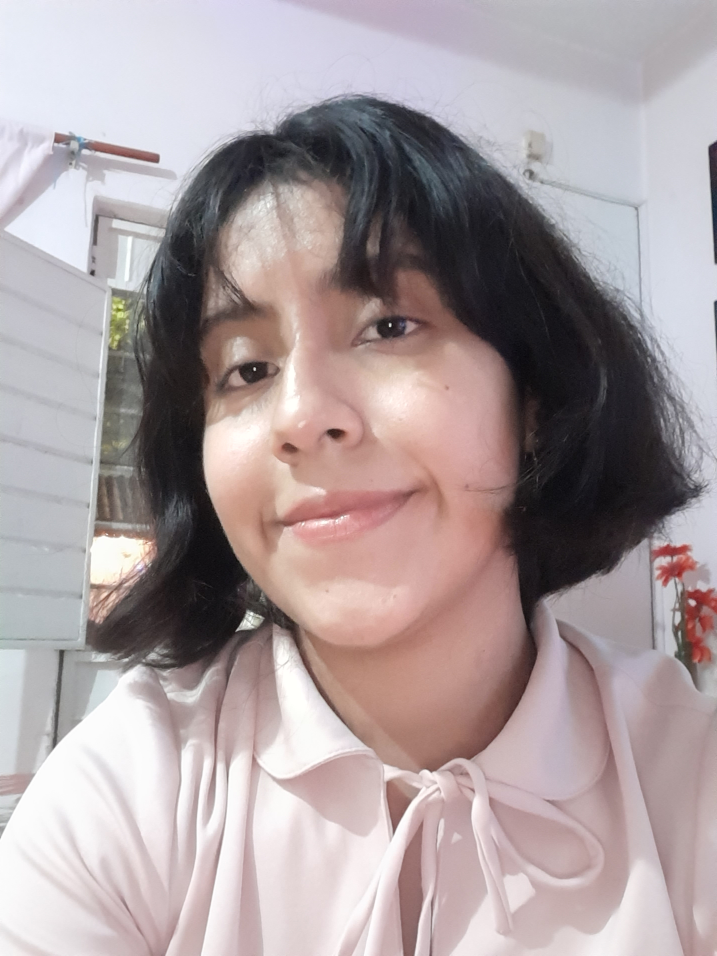
#> input picture Imagen/20221231_210246.jpg, 2868 x 3824 px, found by its file name (shown at 1/4 size); its folder holds only this picture in this run
$ python extractiong_face.py
#> lines starting #> are read from the running program, lines starting #| are printed output that depends on the picture
import cv2
import os

imagesPath = r"C:\Users\pukia\Documents\cuatri8\IA\FaceProject\Imagen"

if not os.path.exists("../faces"):
    os.makedirs("../faces")
    print("NC: faces")

#DEtectir de face

faceClassif = cv2.CascadeClassifier(cv2.data.haarcascades + "haarcascade_frontalface_default.xml")

count = 0
for imageName in os.listdir(imagesPath):
    print(imageName)
    image = cv2.imread(imagesPath + "/" + imageName)
#> image is the input picture: shape (3824, 2868, 3); mean B, G, R 158.5, 156.7, 169.4
    faces = faceClassif.detectMultiScale(image, 1.1, 5)
#> faces = [[119, 372, 713, 713], [472, 773, 1625, 1625]]
    for (x, y, w, h) in faces:
        cv2.rectangle(image, (x, y), (x + w, y + h), (0, 0, 255), 2)
        face = image[y:y + h, x:x + w]
        face = cv2.resize(face, (224, 224))
        cv2.imwrite("faces/" + str(count) + ".jpg", face)
        count += 1
#> this loop made 2 passes
#> (x, y, w, h, count) on passes 1 to 2: (119, 372, 713, 713, 1), (472, 773, 1625, 1625, 2)
#> pass 1, `face = image[y:y + h, x:x + w]`:
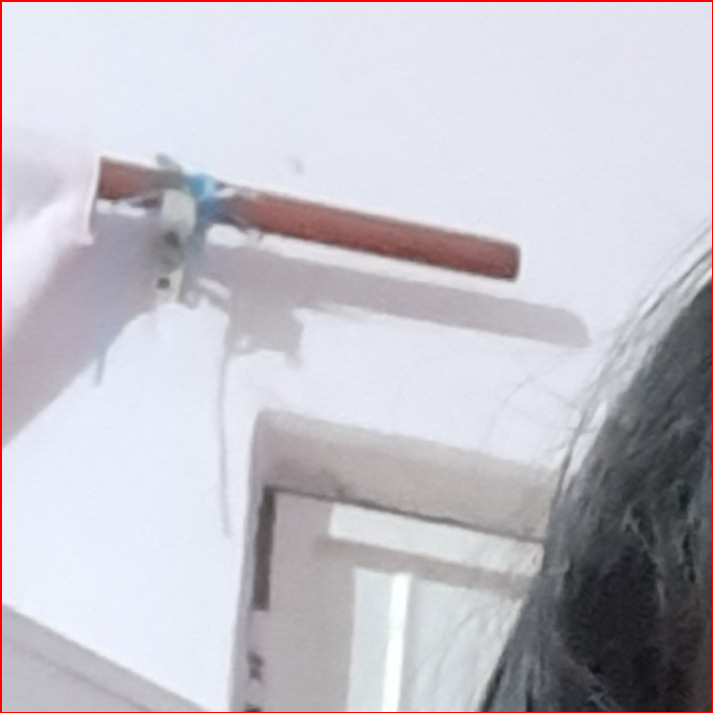
#> face: shape (713, 713, 3); mean B, G, R 200.1, 192.2, 194.4
#> pass 2, `face = image[y:y + h, x:x + w]`:
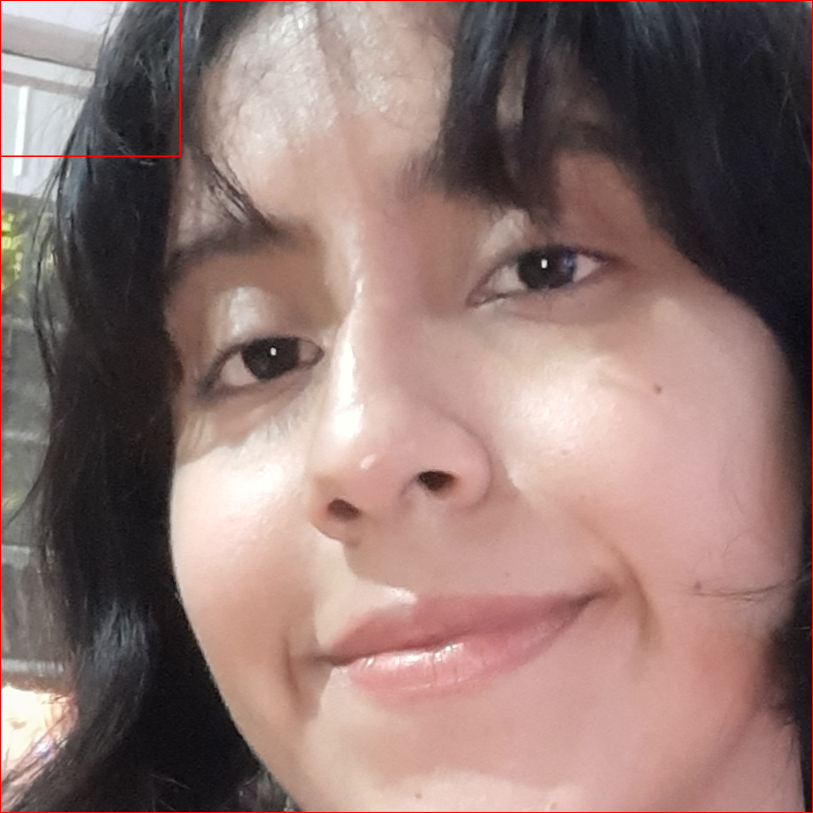
#> face: shape (1625, 1625, 3) (shown at 1/2 size); mean B, G, R 113.6, 118.4, 143.3
#> pass 2, `face = cv2.resize(face, (224, 224))`:
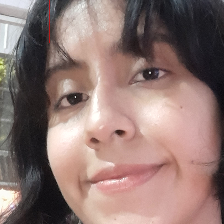
#> face: shape (224, 224, 3); mean B, G, R 114, 118.8, 142.7
#> after the loop, count = 2
       # cv2.imshow("face", face)
      #  cv2.waitKey(0)
 #   cv2.namedWindow("Imagen", cv2.WINDOW_NORMAL)  # E
    cv2.imshow("Imagen", image)
    cv2.waitKey(0)
cv2.destroyAllWindows()

$ run again, on Imagen/PicsArt_03-24-05.53.21.jpg
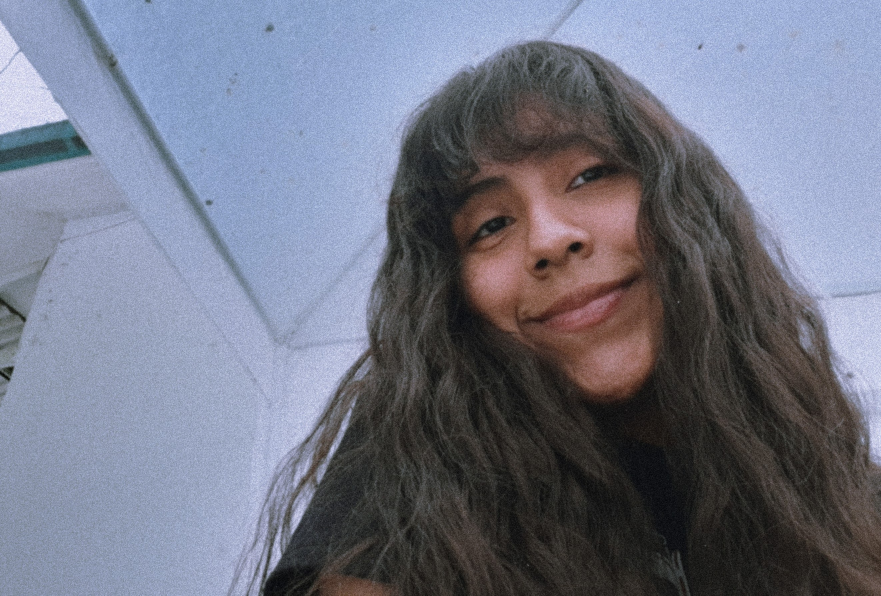
#> input picture Imagen/PicsArt_03-24-05.53.21.jpg, 2643 x 1787 px, found by its file name (shown at 1/3 size)
#> image is the input picture: shape (1787, 2643, 3); mean B, G, R 133, 117.3, 113.6
#> faces = [[2158, 723, 42, 42], [2389, 985, 55, 55], [2121, 950, 59, 59], [1171, 776, 72, 72]]
#> the loop `for (x, y, w, h) in faces:` made 4 passes
#> pass 1, `face = cv2.resize(face, (224, 224))`:
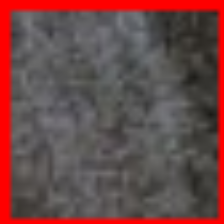
#> face: shape (224, 224, 3); mean B, G, R 71.9, 72.2, 108.3
#> pass 2, `face = cv2.resize(face, (224, 224))`:
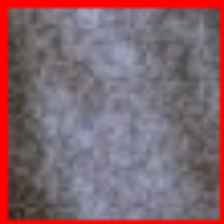
#> face: shape (224, 224, 3); mean B, G, R 110.4, 101.7, 130.8
#> after the loop `for (x, y, w, h) in faces:`: count = 4

$ run again, on Imagen/20230113_153244.jpg
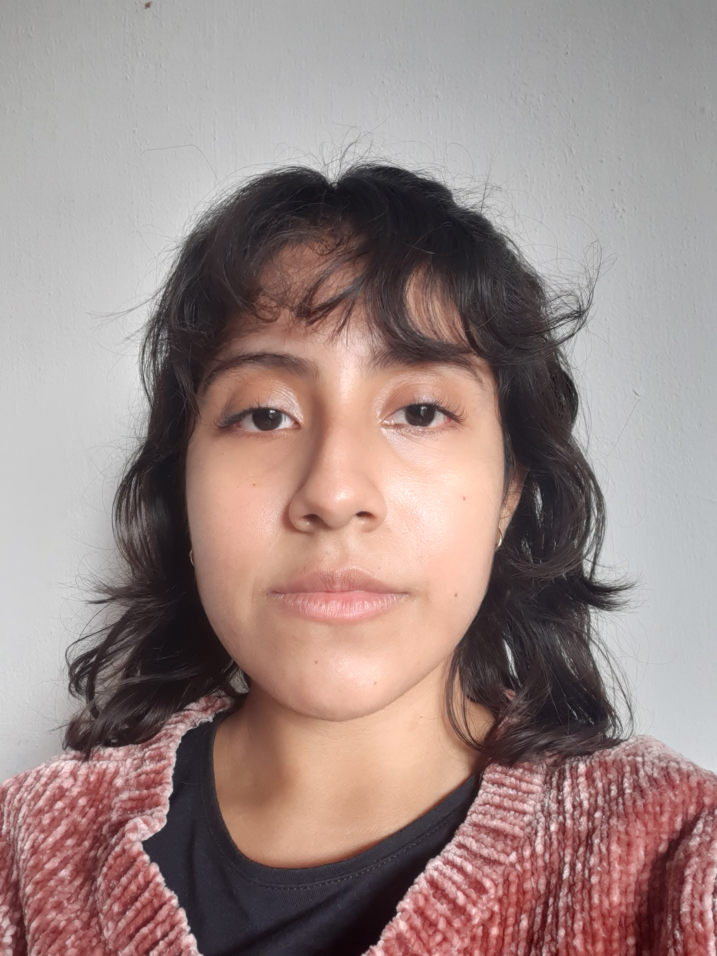
#> input picture Imagen/20230113_153244.jpg, 2868 x 3824 px, found by its file name (shown at 1/4 size)
#> image is the input picture: shape (3824, 2868, 3); mean B, G, R 132.5, 135.5, 155
#> faces = [[2485, 3092, 53, 53], [2137, 3325, 54, 54], [591, 3448, 54, 54], [302, 3578, 57, 57], [2513, 3291, 78, 78], [262, 3677, 114, 114], [1013, 2520, 856, 856], [519, 1037, 1715, 1715]]
#> the loop `for (x, y, w, h) in faces:` made 8 passes
#> pass 1, `face = cv2.resize(face, (224, 224))`:
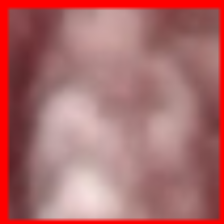
#> face: shape (224, 224, 3); mean B, G, R 108.1, 107.5, 172.7
#> pass 2, `face = cv2.resize(face, (224, 224))`:
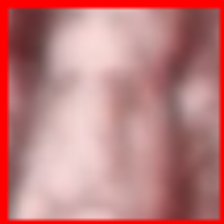
#> face: shape (224, 224, 3); mean B, G, R 125.8, 125.3, 190.3
#> after the loop `for (x, y, w, h) in faces:`: count = 8

$ run again, on Imagen/20230726_172325.jpg
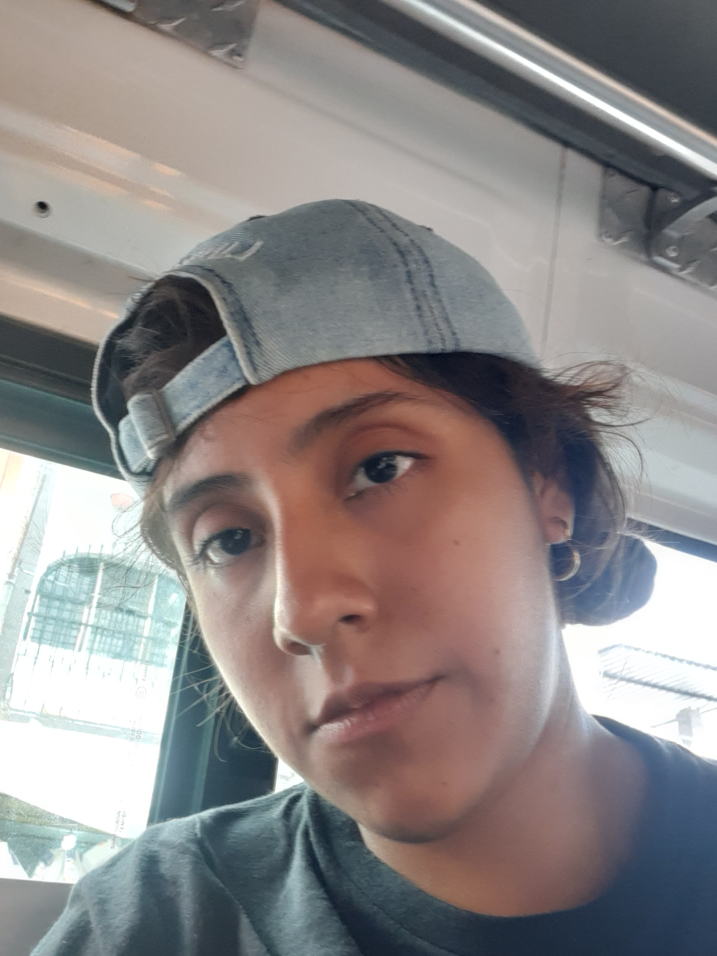
#> input picture Imagen/20230726_172325.jpg, 2868 x 3824 px, found by its file name (shown at 1/4 size)
#> image is the input picture: shape (3824, 2868, 3); mean B, G, R 134.4, 134.7, 140
#> faces = [[323, 2318, 56, 56], [1144, 3493, 63, 63], [721, 3646, 65, 65]]
#> the loop `for (x, y, w, h) in faces:` made 3 passes
#> pass 1, `face = cv2.resize(face, (224, 224))`:
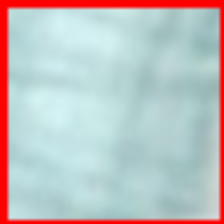
#> face: shape (224, 224, 3); mean B, G, R 190.9, 190.9, 190.2
#> pass 2, `face = cv2.resize(face, (224, 224))`:
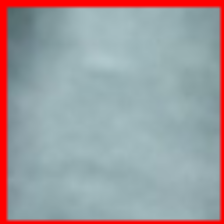
#> face: shape (224, 224, 3); mean B, G, R 159.2, 155.3, 157.8
#> after the loop `for (x, y, w, h) in faces:`: count = 3
